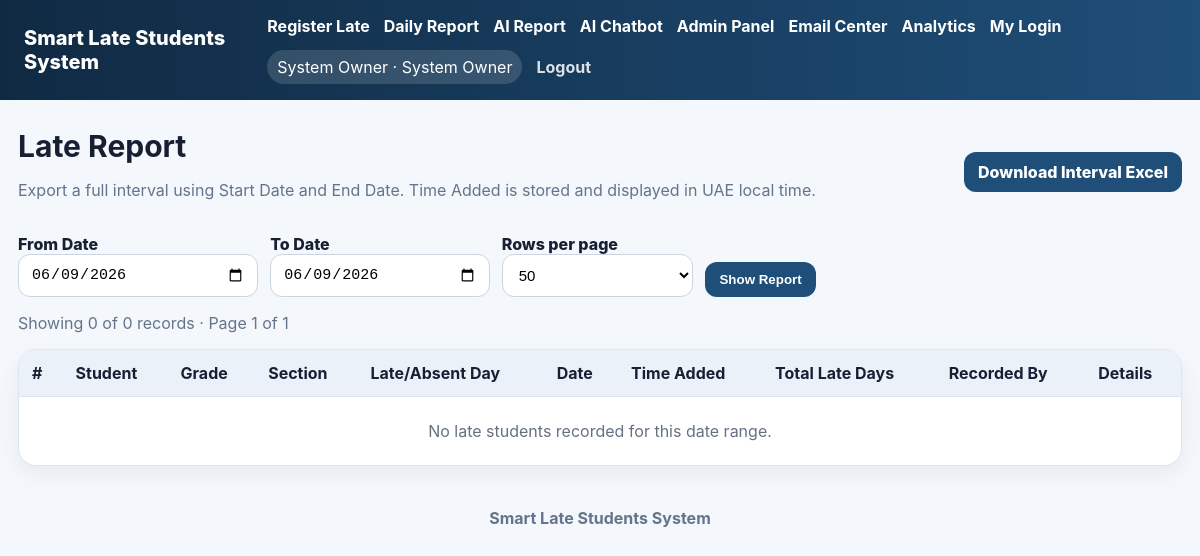
Page /report (signed in) on the committed database.
### tables this page shows
CREATE TABLE system_settings (
            key TEXT PRIMARY KEY,
            value TEXT
        );

CREATE TABLE users (
            id INTEGER PRIMARY KEY AUTOINCREMENT,
            username TEXT NOT NULL UNIQUE,
            password_hash TEXT NOT NULL,
            full_name TEXT NOT NULL,
            role TEXT NOT NULL CHECK(role IN ('system_owner','admin','user')),
            active INTEGER NOT NULL DEFAULT 1,
            created_at TEXT NOT NULL
        );

### app.py (the view)
@app.route("/report")
@login_required
def report():
    today_iso = date.today().isoformat()
    from_date = parse_date_or_today(request.args.get("from_date") or request.args.get("date") or today_iso)
    to_date = parse_date_or_today(request.args.get("to_date") or from_date)
    if from_date > to_date:
        from_date, to_date = to_date, from_date
    page = max(request.args.get("page", 1, type=int), 1)
    per_page = request.args.get("per_page", 50, type=int)
    if per_page not in (30, 50, 100):
        per_page = 50
    records_all = get_records_range(from_date, to_date)
    total_records = len(records_all)
    total_pages = max((total_records + per_page - 1) // per_page, 1)
    if page > total_pages:
        page = total_pages
    start = (page - 1) * per_page
    records = records_all[start:start + per_page]
    return render_template("report.html", records=records, from_date=from_date, to_date=to_date, today=today_iso, page=page, per_page=per_page, total_pages=total_pages, total_records=total_records, start_index=start)

### app.py (called while the page is built)
def get_conn():
    if USE_POSTGRES:
        return PostgresConnection(DATABASE_URL)
    conn = sqlite3.connect(DB_PATH)
    conn.row_factory = sqlite3.Row
    return conn

def get_setting(key, default=""):
    with get_conn() as conn:
        row = conn.execute("SELECT value FROM system_settings WHERE key=?", (key,)).fetchone()
    return row["value"] if row and row["value"] is not None else default

def get_footer_settings():
    return {
        "owner_name": get_setting("footer_owner_name", ""),
        "owner_section": get_setting("footer_owner_section", ""),
        "extra": get_setting("footer_extra", "Smart Late Students System"),
    }

def is_admin_like(user):
    return bool(user and user["role"] in ("admin", "system_owner"))

def current_user():
    uid = session.get("user_id")
    if not uid:
        return None
    with get_conn() as conn:
        return conn.execute("SELECT * FROM users WHERE id=? AND active=1", (uid,)).fetchone()

def login_required(fn):
    @wraps(fn)
    def wrapper(*args, **kwargs):
        if not current_user():
            return redirect(url_for("login"))
        return fn(*args, **kwargs)
    return wrapper

@app.context_processor
def inject_user():
    return {"app_title": APP_TITLE, "me": current_user(), "footer_settings": get_footer_settings(), "is_admin_like": is_admin_like, "is_system_owner": is_system_owner}

def parse_date_or_today(value):
    try:
        return datetime.strptime(value or "", "%Y-%m-%d").date().isoformat()
    except ValueError:
        return date.today().isoformat()

### templates/report.html (shortened to what this page needs)
{% extends 'base.html' %}
{% block content %}
<div class="page-head">
  <div>
    <h1>Late Report</h1>
    <p class="muted">Export a full interval using Start Date and End Date. Time Added is stored and displayed in UAE local time.</p>
  </div>
  <a class="button" href="{{ url_for('export_late_report_excel', from_date=from_date, to_date=to_date) }}">Download Interval Excel</a>
</div>
<form class="filters" method="get">
  <label>From Date<input type="date" name="from_date" value="{{ from_date }}"></label>
  <label>To Date<input type="date" name="to_date" value="{{ to_date }}"></label>
  <label>Rows per page
    <select name="per_page">
      <option value="50" {% if per_page == 50 %}selected{% endif %}>50</option>
    </select>
  </label>
  <button class="button" type="submit">Show Report</button>
</form>
<p class="muted">Showing {{ records|length }} of {{ total_records }} records · Page {{ page }} of {{ total_pages }}</p>
<table class="table">
  <thead><tr><th>#</th><th>Student</th><th>Grade</th><th>Section</th><th>Late/Absent Day</th><th>Date</th><th>Time Added</th><th>Total Late Days</th><th>Recorded By</th><th>Details</th></tr></thead>
  <tbody>
    {% for r in records %}
    <tr>
      <td>{{start_index + loop.index}}</td>
      <td>{{r.student_name}}</td>
      <td>{{r.grade_name}}</td>
      <td>{{r.section_name}}</td>
      <td>{{r.day_name}}</td>
      <td>{{r.late_date}}</td>
      <td>{{r.late_time}}</td>
      <td>{{r.total_days}}</td>
      <td>{{r.recorder_name or 'Unknown'}} ({{r.recorder_username or '-'}})</td>
      <td>
        {% if r.total_days|int > 1 %}
          <button class="button small details-btn" type="button" data-student-id="{{ r.student_id }}" data-from-date="{{ from_date }}" data-to-date="{{ to_date }}">View Details</button>
        {% else %}<span class="muted">-</span>{% endif %}
      </td>
    </tr>
    {% else %}<tr><td colspan="10" class="empty">No late students recorded for this date range.</td></tr>{% endfor %}
  </tbody>
</table>
{% endblock %}

### templates/base.html (shortened to what this page needs)
<!doctype html>
<html lang="en" dir="ltr">
<head>
  <link rel="stylesheet" href="{{ url_for('static', filename='style.css') }}">
</head>
<body>
  <nav class="topbar">
    <div class="brand">{{ app_title }}</div>
    {% if me %}
    <div class="navlinks">
      <a href="{{ url_for('dashboard') }}">Register Late</a>
      <a href="{{ url_for('report') }}">Daily Report</a>
      <a href="{{ url_for('ai_report') }}">AI Report</a>
      <a href="{{ url_for('chatbot') }}">AI Chatbot</a>
      {% if is_admin_like(me) %}
        <a href="{{ url_for('admin_home') }}">Admin Panel</a>
        <a href="{{ url_for('admin_email') }}">Email Center</a>
        <a href="{{ url_for('admin_analytics') }}">Analytics</a>
      {% endif %}
      <a href="{{ url_for('account_settings') }}">My Login</a>
      <span class="userpill">{{ me.full_name }} · {{ me.role|replace('_',' ')|title }}</span>
      <a class="logout" href="{{ url_for('logout') }}">Logout</a>
    </div>
    {% endif %}
  </nav>
  <main class="container">
    {% block content %}{% endblock %}
  </main>
  <footer class="site-footer">
    <div>{{ footer_settings.extra or 'Smart Late Students System' }}</div>
  </footer>
</body>
</html>

### static/style.css (style rules this page uses)
:root { --bg:#f4f7fb;--card:#fff;--ink:#172033;--muted:#667085;--blue:#1f4e78;--green:#12805c;--red:#c0392b;--yellow:#fff2cc;--danger:#ffe4e1;--line:#dde5ef }
* { box-sizing:border-box }
body { margin:0;background:var(--bg);font-family:Inter,Arial,sans-serif;color:var(--ink) }
.topbar { background:linear-gradient(90deg,#102a43,#1f4e78);color:#fff;padding:16px 24px;display:flex;justify-content:space-between;align-items:center;gap:18px }
.brand { font-size:20px;font-weight:800 }
.navlinks { display:flex;gap:14px;align-items:center;flex-wrap:wrap }
.navlinks a { color:#fff;text-decoration:none;font-weight:700 }
.logout { opacity:.85 }
.userpill { background:rgba(255,255,255,.14);padding:7px 10px;border-radius:999px }
.container { max-width:1200px;margin:28px auto;padding:0 18px }
.login-card,.panel,.table { background:var(--card);border:1px solid var(--line);border-radius:18px;box-shadow:0 8px 24px rgba(16,42,67,.06) }
.page-head { display:flex;justify-content:space-between;gap:20px;align-items:center;margin-bottom:18px }
h1 { margin:0 0 6px;font-size:30px }
.muted { color:var(--muted) }
input,select { width:100%;padding:11px 12px;border:1px solid #cbd5e1;border-radius:12px;background:#fff;font-size:15px }
button,.button { border:0;border-radius:12px;padding:10px 14px;font-weight:800;cursor:pointer;text-decoration:none;display:inline-block }
.primary,.button { background:var(--blue);color:#fff }
.filters { display:flex;gap:12px;align-items:end;flex-wrap:wrap;margin:12px 0 16px }
.filters label { font-weight:800 }
.table { width:100%;border-collapse:separate;border-spacing:0;overflow:hidden }
.table th { background:#eaf1f8;text-align:left;padding:13px }
.table td { padding:12px;border-top:1px solid var(--line) }
.empty { text-align:center;color:var(--muted);padding:24px!important }
a, button, .primary, .danger { transition: all 0.18s ease-in-out; }
.muted { color: #64748b; }
.site-footer { max-width:1200px;margin:20px auto 30px;padding:14px 18px;text-align:center;color:#64748b;font-weight:700 }

### rows in the picture
system_settings: value "Smart Late Students System"
users: full_name "System Owner", role "System Owner"

### other values in the picture
{{ records|length }} "0"
{{ total_records }} "0"
{{ page }} "1"
{{ total_pages }} "1"
